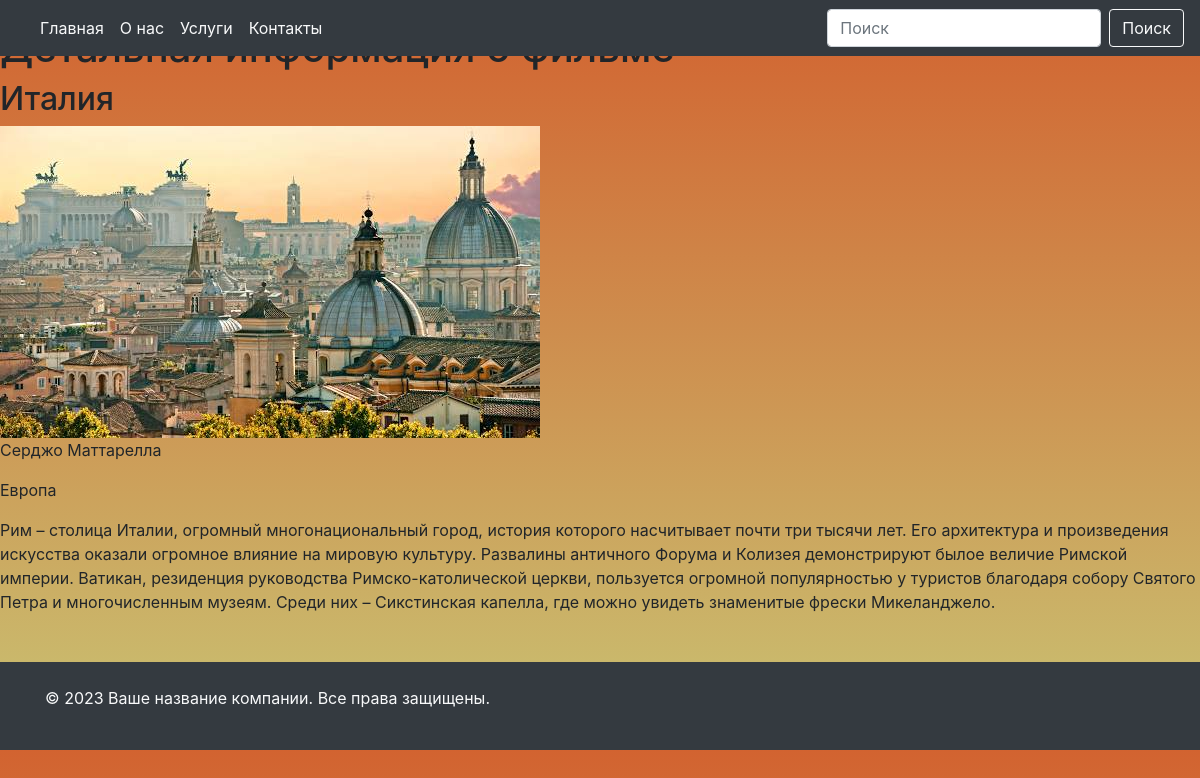
The page /country_list/1/ on the database its author committed.
### home/models.py (models this page shows, shortened)
class CountryModel(models.Model):
    GENRE = (
        ('Европа', 'Европа'),
        ('Азия', 'Азия'),
        ('Америка', 'Америка'),
        ('Африка' , "Африка"),
    )
    title = models.CharField(max_length=100, verbose_name='Напишите название страны' , null=True)
    image = models.ImageField(upload_to='countries/', verbose_name='Добавьте фото')
    president = models.CharField(max_length=100, verbose_name='Укажите президента', null=True)
    continent = models.CharField(max_length=100, choices=GENRE , null=True)
    description = models.TextField(blank=True, verbose_name='Описание страны' , null=True)
    class Meta:
        verbose_name = 'Город'
        verbose_name_plural = 'Города'

### home/views.py (the view)
# urls.py: path('country_list/<int:id>/', country_list_detail_view),
def country_list_detail_view(request, id):
    if request.method == 'GET':
        country_id = get_object_or_404(CountryModel, id=id)
        return render(request, template_name='country_detail.html', context={'country_id': country_id})

### templates/country_detail.html
{% include 'head_and_foot/header.html' %}
<h1>Детальная информация о фильме</h1>
<h2>{{country_id.title}}</h2>
<img src="{{country_id.image.url}}" alt="">
<p>{{country_id.president}}</p>
<p>{{country_id.continent}}</p>
<p>{{country_id.description}}</p>
{% include 'head_and_foot/footer.html' %}

### templates/head_and_foot/header.html (style rules this page uses)
body { background: linear-gradient(to bottom, #d26330, #c9c373); }

### rows shown on the page
CountryModel: title "Италия", image (picture), president "Серджо Маттарелла", continent "Европа", description "Рим – столица Италии, огромный многонациональный город, история которого насчитывает почти три тысячи лет. Его архитектура и произведения искусства оказали огромное влияние на мировую культуру. Развалины античного Форума и Колизея демонстрируют былое величие Римской империи. Ватикан, резиденция руководства Римско-католической церкви, пользуется огромной популярностью у туристов благодаря собору Святого Петра и многочисленным музеям. Среди них – Сикстинская капелла, где можно увидеть знаменитые фрески Микеланджело."
